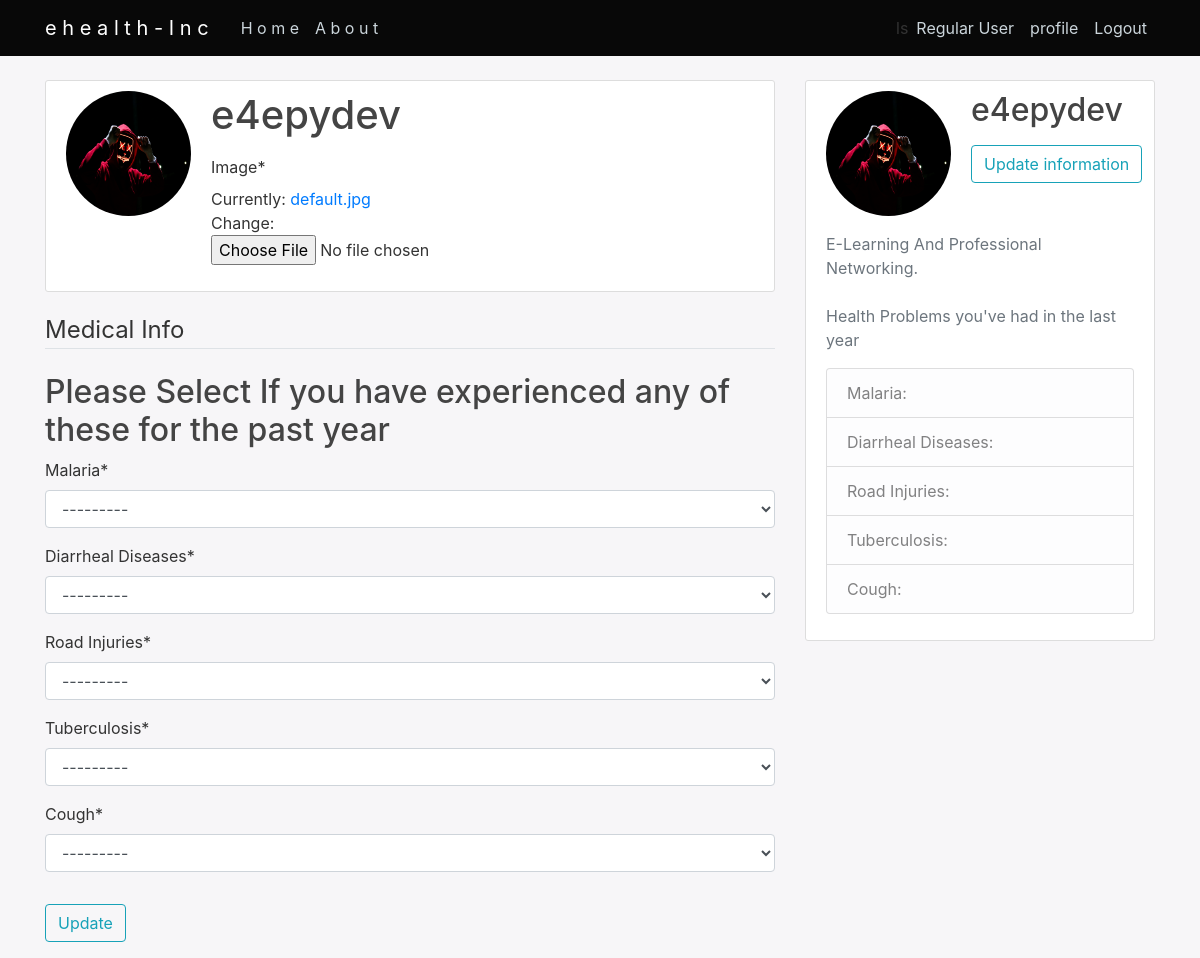
Page /profile/ (signed in) on the committed database.
### ehealthApp/models.py (models this page shows, shortened)
class User(AbstractUser):
    is_regular = models.BooleanField(default=False)
    is_practitioner = models.BooleanField(default=False)

class Profile(models.Model):
    choices = (("Yes", 'Yes'), ("No", 'No'))
    user = models.OneToOneField(User, on_delete=models.CASCADE)
    image = models.ImageField(default='default.jpg', upload_to='profile_pics')
    Email = models.EmailField(default='none@email.com')
    Malaria = models.CharField(max_length=255, choices=choices)
    Diarrheal_Diseases = models.CharField(max_length=255, choices=choices)
    Road_Injuries = models.CharField(max_length=255, choices=choices)
    Tuberculosis = models.CharField(max_length=255, choices=choices)
    Cough = models.CharField(max_length=255, choices=choices)

### ehealthApp/views.py (the view)
# urls.py: path('profile/', views.ehealth_profile, name='ehealth_profile'),
@login_required
def ehealth_profile(request):
    if request.method == 'POST':
        updatemyform = UpdateMyForm(request.POST, request.FILES, instance=request.user.profile)
        profile_update = ProfileUpdateForm(request.POST, request.FILES, instance=request.user.profile)
        if profile_update.is_valid() and updatemyform.is_valid():
            profile_update.save()
            updatemyform.save()
            messages.success(request, f'Account has been Updated')
            return redirect('ehealth_profile')
    else:
        profile_update = ProfileUpdateForm(instance=request.user.profile)
        updatemyform = UpdateMyForm(instance=request.user.profile)
    context = {
        'profile_update': profile_update,
        'updatemyform': updatemyform
    }
    return render(request, 'ehealthApp/profile.html', context)

### ehealthApp/forms.py
class ProfileUpdateForm(forms.ModelForm):
    class Meta:
        model = Profile
        fields = [
             'image',
        ]

class UpdateMyForm(forms.ModelForm):
    class Meta:
        model = Profile
        fields = [
            'Malaria',
            'Diarrheal_Diseases',
            'Road_Injuries',
            'Tuberculosis',
            'Cough'
        ]

### ehealthApp/templates/ehealthApp/profile.html (shortened to what this page needs)
{% extends "ehealthApp/base.html" %}
{% block content %}
{% load crispy_forms_tags %}
    <div class="content-section">
        <div class="media">
          <img class="rounded-circle account-img" src="{{ user.profile.image.url }}">
          <div class="media-body">
            <h2 class="account-heading">{{ user.username }}</h2>
            {{ profile_update|crispy }}
          </div>
        </div>
    </div>
    <form method="POST" enctype="multipart/form-data">
      <fieldset class="form-group">
          <legend class="border-bottom mb-4">Medical Info</legend>
          <h2>Please Select If you have experienced any of these for the past year</h2>
          {{ updatemyform|crispy }}
      </fieldset>
      <div class="form-group">
          <button class="btn btn-outline-info" type="submit">Update</button>
      </div>
    </form>
{% endblock content %}

### ehealthApp/templates/ehealthApp/base.html (shortened to what this page needs)
{% load static %}
<!DOCTYPE html>
<html>
    <head>
        {% include 'ehealthApp/basefiles/css.html' %}
    </head>
    <body>
        <header class="site-header">
          <nav class="navbar navbar-expand-md navbar-dark bg-steel fixed-top">
            <div class="container">
              <a class="navbar-brand mr-4" href="#">e h e a l t h -   I n c</a>
              <div class="collapse navbar-collapse" id="navbarToggle">
                <div class="navbar-nav mr-auto">
                  <a class="nav-item nav-link" href="{% url 'ehealth_home' %}">H o m e</a>
                  <a class="nav-item nav-link" href="{% url 'ehealth_about' %}">A b o u t</a>
                </div>ls
                <div class="navbar-nav">
                    {% if user.is_authenticated %}
                      {% if user.is_practitioner == True %}
                      <a class="nav-item nav-link" href="#">Views Users Medical information</a>
                      {% else %}
                      <a class="nav-item nav-link" href=" {% url 'ehealth_profile' %}">Regular User</a>
                      {% endif %}
                        <a class="nav-item nav-link" href="{% url 'ehealth_profile' %}">profile</a>
                        <a class="nav-item nav-link" href="{% url 'logout' %}">Logout</a>
                    {% else %}
                        <a class="nav-item nav-link" href="#">Please login</a>
                    {% endif %}
                </div>
              </div>
            </div>
          </nav>
        </header>
        <main role="main" class="container">
          <div class="row">
            <div class="col-md-8">
              {% block content %}
                {% endblock %}
            </div>
            {% if user.is_authenticated %}
              <div class="col-md-4">
                <div class="content-section">
                  <div class="media">
                    <img class="rounded-circle account-img" src="{{ user.profile.image.url }}">
                    <div class="media-body">
                        <h2 class="">{{ user.username }}</h2>
                        <a href="{% url 'ehealth_profile' %}" class="btn btn-outline-info mr-4" >Update information</a>
                    </div>
                  </div>
                  <p class='text-muted'>E-Learning And Professional Networking.
                    <br><br>Health Problems you've had in the last year
                    <ul class="list-group">
                      <li class="list-group-item list-group-item-light">Malaria: {{ profile.Malaria }}</li>
                      <li class="list-group-item list-group-item-light">Diarrheal Diseases: {{ profile.Diarrheal_Diseases }}</li>
                      <li class="list-group-item list-group-item-light">Road Injuries: {{ profile.Road_Injuries }}</li>
                      <li class="list-group-item list-group-item-light">Tuberculosis: {{ profile.Tuberculosis }}</li>
                      <li class="list-group-item list-group-item-light">Cough: {{ profile.Cough }}</li>
                    </ul>
                  </p>
                </div>
              </div>
            {% endif %}
          </div>
        </main>
    </body>
</html>

### ehealthApp/static/ehealthApp/main.css (style rules this page uses)
body { background: #f7f6f8; color: #333333; margin-top: 5rem; }
h1, h2, h3, h4, h5, h6 { color: #444444; }
ul { margin: 0; }
.bg-steel { background-color: #080808; }
.site-header .navbar-nav .nav-link { color: #cbd5db; }
.content-section { background: #ffffff; padding: 10px 20px; border: 1px solid #dddddd; border-radius: 3px; margin-bottom: 20px; }
.account-img { height: 125px; width: 125px; margin-right: 20px; margin-bottom: 16px; }
.account-heading { font-size: 2.5rem; }

### rows in the picture
User: profile.image (placeholder picture), username "e4epydev"
Profile: Malaria "---------", Diarrheal_Diseases "---------", Road_Injuries "---------", Tuberculosis "---------", Cough "---------"
